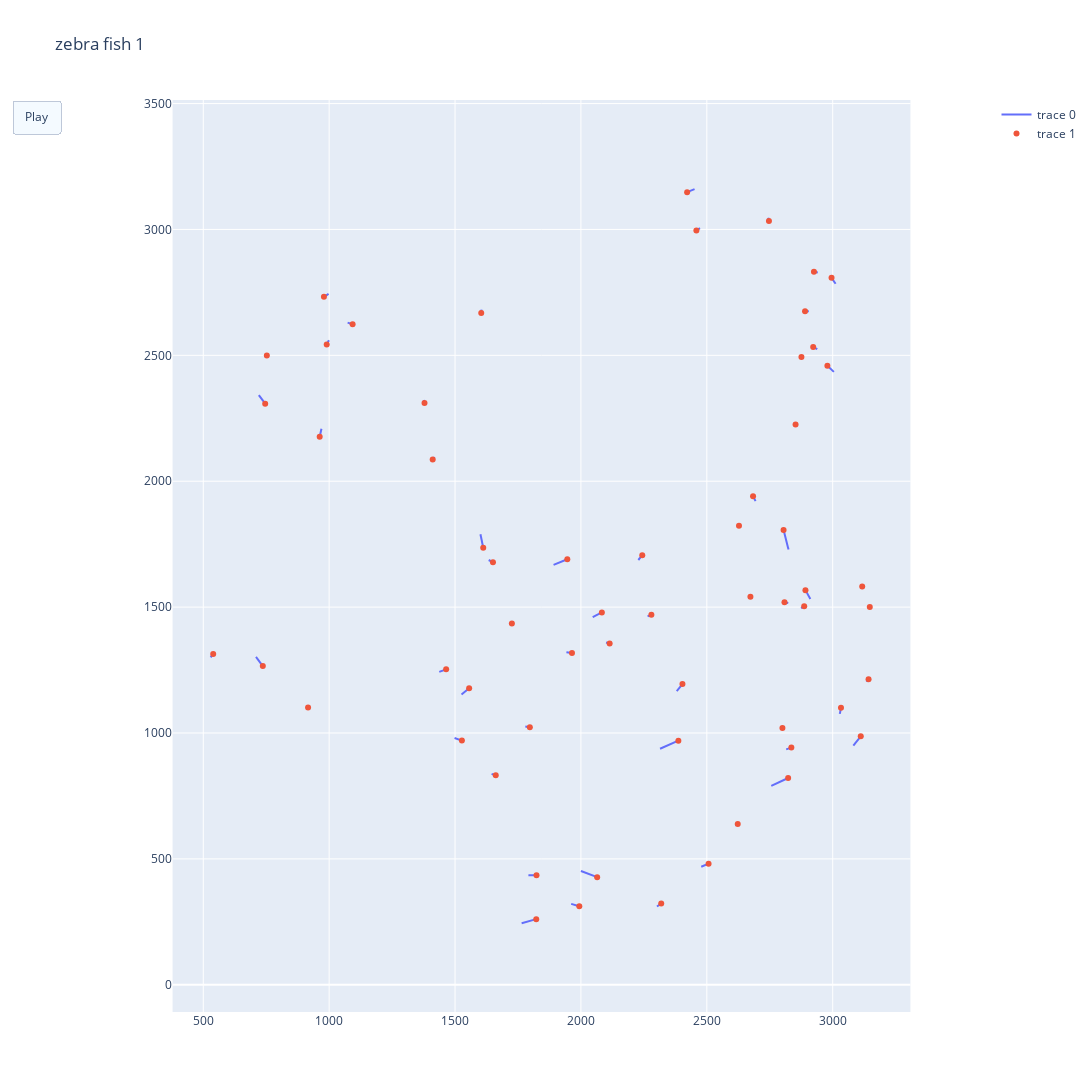

Here is the notebook cell this chart was saved with:
### Markdown cell above
<div dir="rtl" lang="he" xml:lang="he">

## הדאטה איתו נעבוד
נשתמש בדאטה של תנועת זגי זברה.
זה יאפשר לנו לבדוק את התנועה במישור, ולא ב
3D
, במרחב
שכמו שזה קורה במציאות.

### Code cell
# data is a tensor of shape (t,m,2)
# where t is the number of time steps and m is the number of objects.
# The last dim is (x,y) cordination in the plane.
data = torch.load("dataset/60/1.pt")
# using the cordination we can add for every point the speed, acceleration, and angle.
# so now data is a tensor of shape (t,m,5) where for every point we have (x,y, speed, acceleration,angle)
data = add_parameters(data)
# now we can plot the data, we will plot the first 40 steps.
fig = plot_timeline_with_direction(data, "zebra fish 1", steps=range(40))
fig.show()

### Figure 1 — Plotly figure (JSON) as saved in the notebook; plotly's stock layout.template omitted (floating-point values rounded to 4 significant figures; data arrays with more than 128 entries replaced by an {"elided": "..."} marker saying what was removed)
{"data": [{"mode": "lines", "type": "scatter", "x": {"elided": "180 float values"}, "y": {"elided": "180 float values"}}, {"mode": "markers", "type": "scatter", "x": [1612.0, 1465.0, 979.2, 1822.0, 2673.0, 3147.0, 2387.0, 1379.0, 2280.0, 1411.0, 1651.0, 2422.0, 1994.0, 2836.0, 2853.0, 2319.0, 2684.0, 2628.0, 736.6, 3033.0, 2926.0, 539.5, 1824.0, 962.4, 990.3, 752.5, 1604.0, 916.3, 2995.0, 2065.0, 2083.0, 1946.0, 3117.0, 2892.0, 2747.0, 2808.0, 2244.0, 3111.0, 2823.0, 1964.0, 2979.0, 2623.0, 2507.0, 2800.0, 2876.0, 1093.0, 2923.0, 1662.0, 1527.0, 2890.0, 1556.0, 2805.0, 2887.0, 3142.0, 1797.0, 2114.0, 1726.0, 2403.0, 746.0, 2459.0], "y": [1736.0, 1253.0, 2732.0, 260.7, 1541.0, 1501.0, 969.6, 2311.0, 1470.0, 2086.0, 1678.0, 3148.0, 311.8, 942.0, 2225.0, 322.4, 1940.0, 1823.0, 1266.0, 1100.0, 2832.0, 1314.0, 435.3, 2177.0, 2543.0, 2499.0, 2668.0, 1101.0, 2808.0, 427.6, 1479.0, 1690.0, 1582.0, 1567.0, 3034.0, 1519.0, 1706.0, 986.9, 821.4, 1318.0, 2459.0, 639.0, 481.1, 1020.0, 2493.0, 2623.0, 2533.0, 831.7, 969.7, 2675.0, 1178.0, 1806.0, 1503.0, 1214.0, 1022.0, 1355.0, 1435.0, 1194.0, 2308.0, 2996.0]}], "layout": {"height": 1200, "title": {"text": "zebra fish 1"}, "updatemenus": [{"buttons": [{"args": [null], "label": "Play", "method": "animate"}], "type": "buttons"}], "width": 1200, "xaxis": {"constrain": "domain", "range": [0, null]}, "yaxis": {"scaleanchor": "x", "scaleratio": 1}}}
